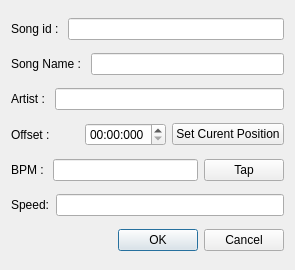
<?xml version="1.0" encoding="UTF-8"?>
<ui version="4.0">
 <class>TimingDialog</class>
 <widget class="QDialog" name="TimingDialog">
  <property name="geometry">
   <rect>
    <x>0</x>
    <y>0</y>
    <width>295</width>
    <height>270</height>
   </rect>
  </property>
  <property name="windowTitle">
   <string>Song Info</string>
  </property>
  <layout class="QHBoxLayout" name="horizontalLayout_2">
   <item>
    <layout class="QVBoxLayout" name="verticalLayout">
     <item>
      <layout class="QHBoxLayout" name="horizontalLayout">
       <item>
        <widget class="QLabel" name="label">
         <property name="text">
          <string>Song id : </string>
         </property>
        </widget>
       </item>
       <item>
        <widget class="QLineEdit" name="id_lineEdit"/>
       </item>
      </layout>
     </item>
     <item>
      <layout class="QHBoxLayout" name="horizontalLayout_4">
       <item>
        <widget class="QLabel" name="label_2">
         <property name="text">
          <string>Song Name : </string>
         </property>
        </widget>
       </item>
       <item>
        <widget class="QLineEdit" name="name_lineEdit"/>
       </item>
      </layout>
     </item>
     <item>
      <layout class="QHBoxLayout" name="horizontalLayout_5">
       <item>
        <widget class="QLabel" name="label_3">
         <property name="text">
          <string>Artist : </string>
         </property>
        </widget>
       </item>
       <item>
        <widget class="QLineEdit" name="artist_lineEdit"/>
       </item>
      </layout>
     </item>
     <item>
      <layout class="QHBoxLayout" name="horizontalLayout_7">
       <item>
        <widget class="QLabel" name="label_5">
         <property name="text">
          <string>Offset :</string>
         </property>
        </widget>
       </item>
       <item>
        <widget class="QTimeEdit" name="timeEdit">
         <property name="displayFormat">
          <string>mm:ss:zzz</string>
         </property>
        </widget>
       </item>
       <item>
        <widget class="QPushButton" name="setPositionButton">
         <property name="text">
          <string>Set Curent Position</string>
         </property>
        </widget>
       </item>
      </layout>
     </item>
     <item>
      <layout class="QHBoxLayout" name="horizontalLayout_6">
       <item>
        <widget class="QLabel" name="label_4">
         <property name="text">
          <string>BPM : </string>
         </property>
        </widget>
       </item>
       <item>
        <widget class="QLineEdit" name="BPM_lineEdit">
         <property name="text">
          <string/>
         </property>
        </widget>
       </item>
       <item>
        <widget class="QPushButton" name="tapButton">
         <property name="text">
          <string>Tap</string>
         </property>
        </widget>
       </item>
      </layout>
     </item>
     <item>
      <layout class="QHBoxLayout" name="horizontalLayout_3">
       <item>
        <widget class="QLabel" name="label_6">
         <property name="text">
          <string>Speed:</string>
         </property>
        </widget>
       </item>
       <item>
        <widget class="QLineEdit" name="speed_lineEdit"/>
       </item>
      </layout>
     </item>
     <item>
      <widget class="QDialogButtonBox" name="buttonBox">
       <property name="orientation">
        <enum>Qt::Horizontal</enum>
       </property>
       <property name="standardButtons">
        <set>QDialogButtonBox::Cancel|QDialogButtonBox::Ok</set>
       </property>
      </widget>
     </item>
    </layout>
   </item>
  </layout>
 </widget>
 <resources/>
 <connections>
  <connection>
   <sender>buttonBox</sender>
   <signal>accepted()</signal>
   <receiver>TimingDialog</receiver>
   <slot>accept()</slot>
   <hints>
    <hint type="sourcelabel">
     <x>248</x>
     <y>254</y>
    </hint>
    <hint type="destinationlabel">
     <x>157</x>
     <y>274</y>
    </hint>
   </hints>
  </connection>
  <connection>
   <sender>buttonBox</sender>
   <signal>rejected()</signal>
   <receiver>TimingDialog</receiver>
   <slot>reject()</slot>
   <hints>
    <hint type="sourcelabel">
     <x>316</x>
     <y>260</y>
    </hint>
    <hint type="destinationlabel">
     <x>286</x>
     <y>274</y>
    </hint>
   </hints>
  </connection>
 </connections>
</ui>
